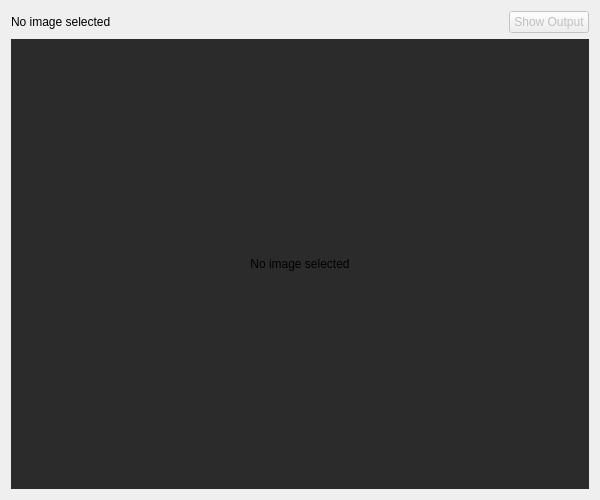
<?xml version="1.0" encoding="UTF-8"?>
<ui version="4.0">
 <class>InputPreview</class>
 <widget class="QWidget" name="InputPreview">
  <property name="geometry">
   <rect>
    <x>0</x>
    <y>0</y>
    <width>600</width>
    <height>500</height>
   </rect>
  </property>
  <property name="windowTitle">
   <string>Image Preview</string>
  </property>
  <layout class="QVBoxLayout" name="verticalLayout">
   <item>
    <layout class="QHBoxLayout" name="controlBar">
     <item>
      <widget class="QLabel" name="lblStatus">
       <property name="text">
        <string>No image selected</string>
       </property>
      </widget>
     </item>
     <item>
      <spacer name="hrzSpacer">
       <property name="orientation">
        <enum>Qt::Orientation::Horizontal</enum>
       </property>
       <property name="sizeHint" stdset="0">
        <size>
         <width>40</width>
         <height>20</height>
        </size>
       </property>
      </spacer>
     </item>
     <item>
      <widget class="QPushButton" name="btnShowOutput">
       <property name="enabled">
        <bool>false</bool>
       </property>
       <property name="text">
        <string>Show Output</string>
       </property>
      </widget>
     </item>
    </layout>
   </item>
   <item>
    <widget class="QLabel" name="lblImage">
     <property name="minimumSize">
      <size>
       <width>400</width>
       <height>400</height>
      </size>
     </property>
     <property name="styleSheet">
      <string>QLabel { background-color: #2b2b2b; }</string>
     </property>
     <property name="text">
      <string>No image selected</string>
     </property>
     <property name="alignment">
      <set>Qt::AlignmentFlag::AlignCenter</set>
     </property>
    </widget>
   </item>
  </layout>
 </widget>
 <resources/>
 <connections/>
</ui>
